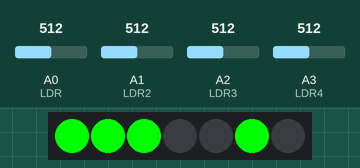
Simulated run of this sketch. Board: Arduino Uno, built with avr-gcc and run on an emulated ATmega328P. Parts: 7 RGB LEDs in strip order, left to right. Inputs (shaded band) come from the test bench; at power-on: A0 (LDR) = 512, A1 (LDR2) = 512, A2 (LDR3) = 512, A3 (LDR4) = 512.

Above: at 1.2 s.
1.3 s: A0 (LDR) set to 887
2.8 s: A0 (LDR) set to 909
At 3.5 s:
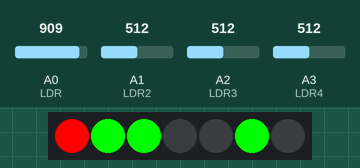
4.3 s: A1 (LDR2) set to 992
At 4.6 s:
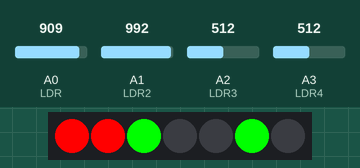
5.8 s: A2 (LDR3) set to 992
At 7.0 s:
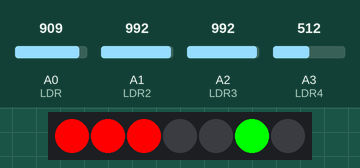
7.3 s: A3 (LDR4) set to 882
8.8 s: A3 (LDR4) set to 909
At 9.1 s:
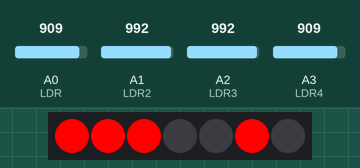
Timing chart, 0 to 11.3 s (numbered marks = the images above; inputs shaded):
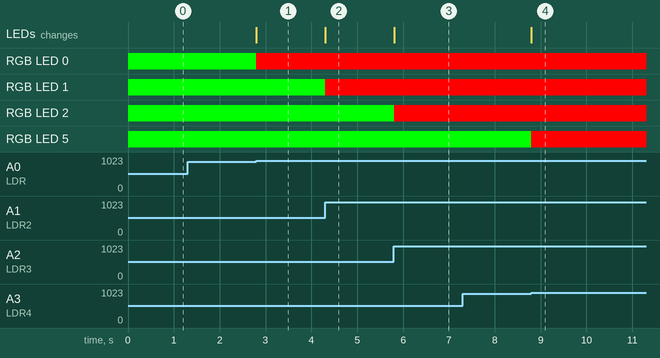

The sketch:

parqueo.ino
```cpp
#include <Adafruit_NeoPixel.h>// Incluye la librería para controlar los LEDs NeoPixel
#define numerodeleds 7// Número de LEDs en el neopixel
#define pinled 2// Pin al que está conectada el neopixel
int LDR=0;//Pin analógico para la fotoresistencia 1
int valorLDR=0;//Almacena el valor leído de la fotoresistencia 1
int LDR2=1;//Pin analógico para la fotoresistencia 2
int valorLDR2=0;//Almacena el valor leído de la fotoresistencia 2
int LDR3=2;//Pin analógico para la fotoresistencia 3
int valorLDR3=0;//Almacena el valor leído de la fotoresistencia 3
int LDR4=3;//Pin analógico para la fotoresistencia 4
int valorLDR4 = 0;//Almacena el valor leído de la fotoresistencia 4
int Luz=900; //Umbral de luz para la fotoresistencia 1
int Luz2=900;//Umbral de luz para la fotoresistencia 2
int Luz3=900;//Umbral de luz para la fotoresistencia 3
int Luz4=900;//Umbral de luz para la fotoresistencia 4


Adafruit_NeoPixel neopix(numerodeleds,pinled,NEO_GRB + NEO_KHZ800);// Crear una instancia de la clase Adafruit_NeoPixel

void setup(){
  Serial.begin(9600);
  neopix.begin();//Inicializa la matriz de neopixel
  neopix.show();//Muestra los cambios en la matriz neopixel
}
void loop(){
  parqueo1();//Función de control para el parqueo 1
  parqueo2();//Función de control para el parqueo 2
  parqueo3();//Función de control para el parqueo 3
  parqueo4();//Función de control para el parqueo 4
}

void parqueo1(){
   valorLDR=analogRead(LDR);//Lee el valor de la fotoresistencia 1
   if (valorLDR <= Luz){//Compara el valor leído con el umbral de luz
    neopix.setPixelColor(0,neopix.Color(0,255,0));//Establece el color del LED en verde
    neopix.show();//Muestra los cambios en el neopixel
  }
  else{
    neopix.setPixelColor(0,neopix.Color(255,0,0));//Establece el color del LED en rojo
    neopix.show();//Muestra los cambios en el neopixel
  }
}
void parqueo2(){
  valorLDR2=analogRead(LDR2);//Lee el valor de la fotoresistencia 2
  if (valorLDR2 <= Luz2){//Compara el valor leído con el umbral de luz
    neopix.setPixelColor(1,neopix.Color(0,255,0));//Establece el color del LED en verde
    neopix.show();//Muestra los cambios en el neopixel
  }
  else{
    neopix.setPixelColor(1,neopix.Color(255,0,0));//Establece el color del LED en rojo
    neopix.show();//Muestra los cambios en el neopixel
  }
}
void parqueo3(){
  valorLDR3=analogRead(LDR3);//Lee el valor de la fotoresistencia 3
  if (valorLDR3 <= Luz3){//Compara el valor leído con el umbral de luz
    neopix.setPixelColor(2,neopix.Color(0,255,0));//Establece el color del LED en verde
    neopix.show();//Muestra los cambios en el neopixel
  }
  else{
    neopix.setPixelColor(2,neopix.Color(255,0,0));//Establece el color del LED en rojo
    neopix.show();//Muestra los cambios en el neopixel
  }
}
void parqueo4(){
  valorLDR4=analogRead(LDR4);//Lee el valor de la fotoresistencia 4
  if (valorLDR4 <= Luz4){//Compara el valor leído con el umbral de luz
    neopix.setPixelColor(5,neopix.Color(0,255,0));//Establece el color del LED en verde
    neopix.show();//Muestra los cambios en el neopixel
  }
  else{
    neopix.setPixelColor(5,neopix.Color(255,0,0));//Establece el color del LED en rojo
    neopix.show();//Muestra los cambios en el neopixel
  }
}
```

Measured:
- the behaviour switches between 900 and 901 on A0 (LDR) (found by bisection; images 0 and 1)
- the behaviour switches between 900 and 901 on A3 (LDR4) (found by bisection; images 3 and 4)
- after the input at 1.3 s, every drawn part: stays the same
- after the input at 2.8 s, RGB LED 0: RGB(0, 255, 0) → RGB(255, 0, 0) at once; the LEDs: change at once (image 1)
- after the input at 4.3 s, RGB LED 1: RGB(0, 255, 0) → RGB(255, 0, 0) at once; the LEDs: change at once (image 2)
- after the input at 5.8 s, RGB LED 2: RGB(0, 255, 0) → RGB(255, 0, 0) at once; the LEDs: change at once (image 3)
- after the input at 7.3 s, every drawn part: stays the same
- after the input at 8.8 s, RGB LED 5: RGB(0, 255, 0) → RGB(255, 0, 0) at once; the LEDs: change at once (image 4)
